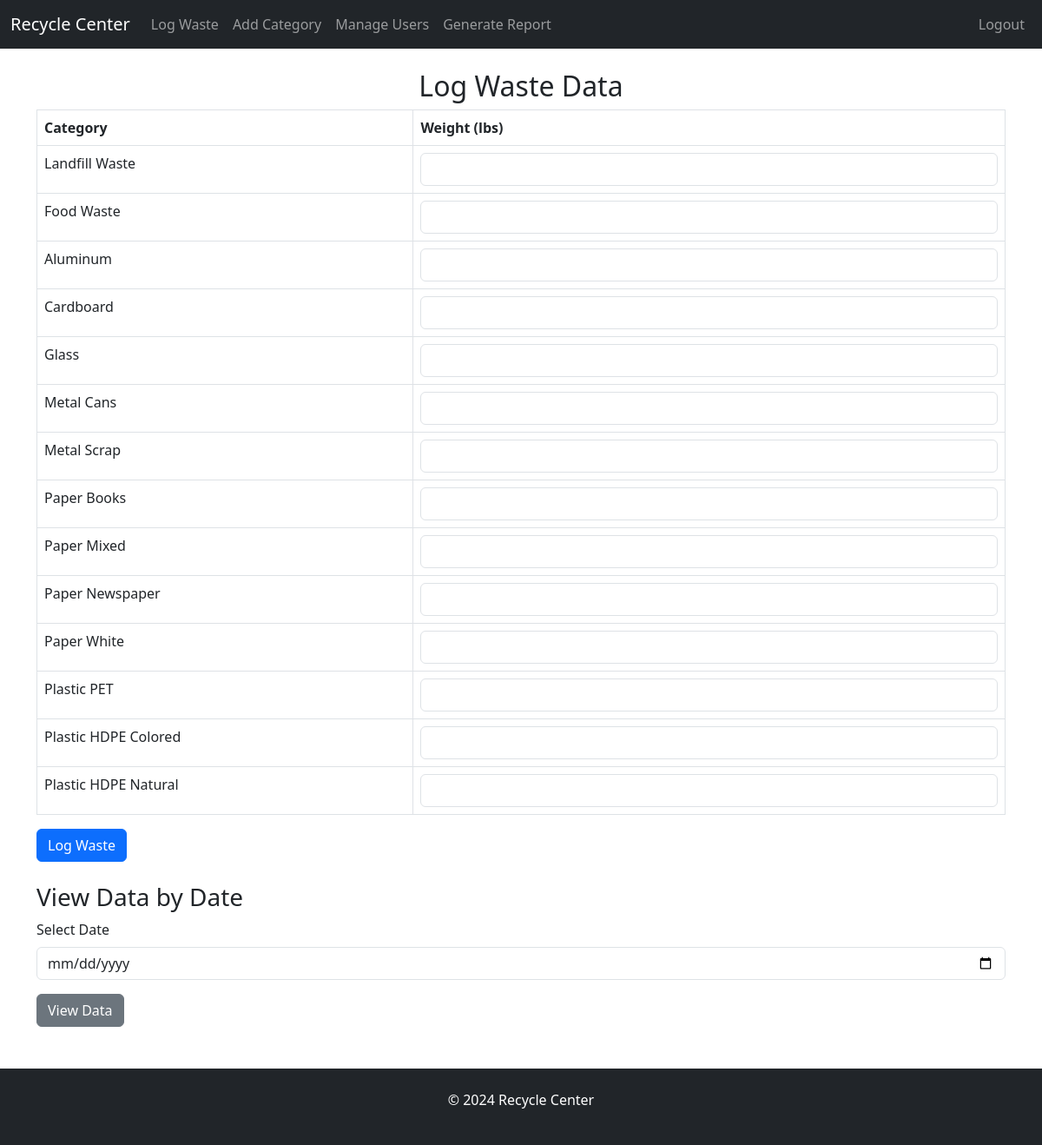
Page /log-waste (signed in) on the earlier database version.
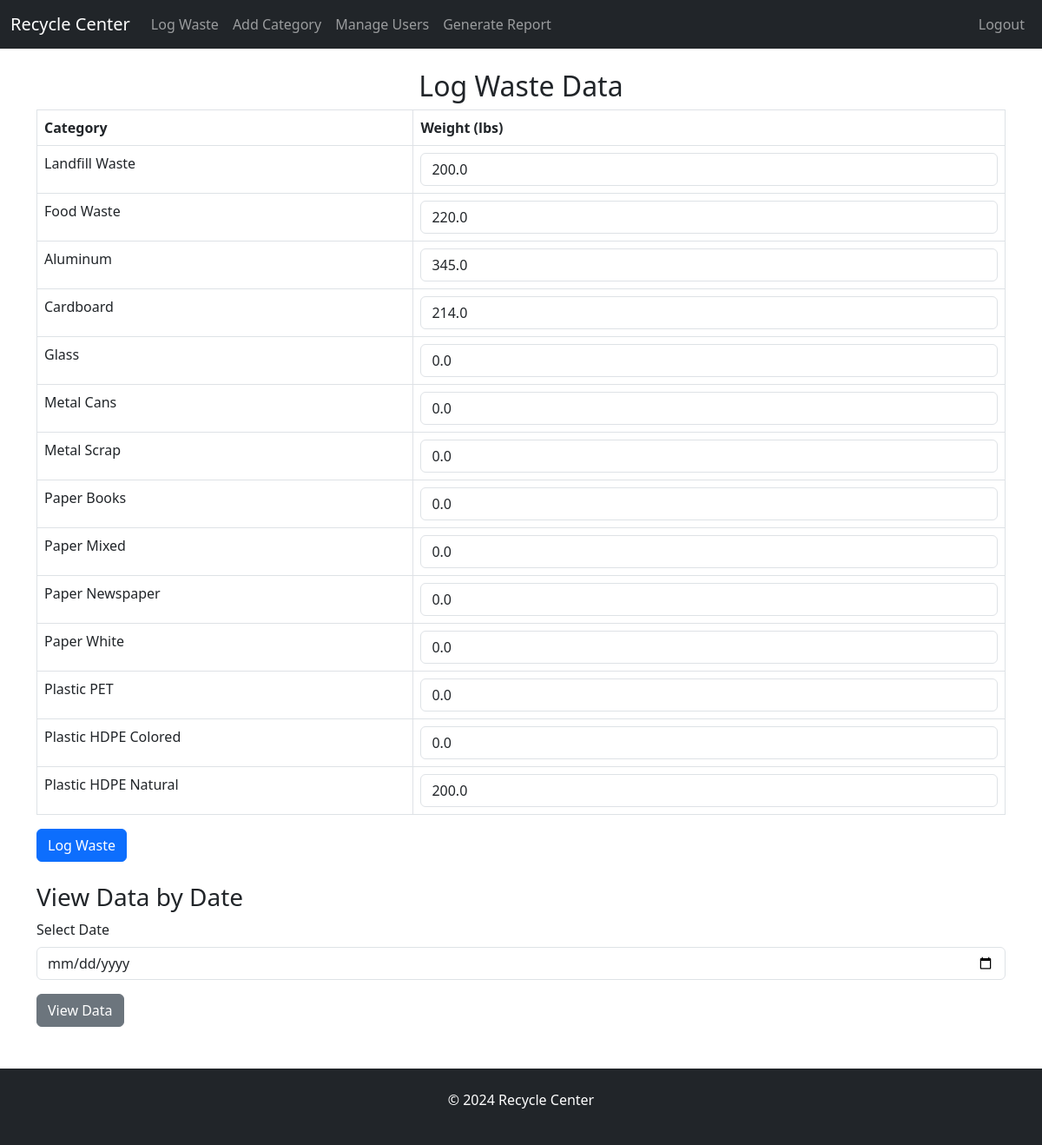
Same page on the later database version.
### database.py (models this page shows)
class WasteRecord(Base):
    __tablename__ = 'waste_records'
    id = Column(Integer, primary_key=True)
    date_collected = Column(Date, nullable=False)
    landfill_waste = Column(Float)
    food_waste = Column(Float)
    aluminum = Column(Float)
    cardboard = Column(Float)
    glass = Column(Float)
    metal_cans = Column(Float)
    metal_scrap = Column(Float)
    paper_books = Column(Float)
    paper_mixed = Column(Float)
    paper_newspaper = Column(Float)
    paper_white = Column(Float)
    plastic_pet = Column(Float)
    plastic_hdpe_colored = Column(Float)
    plastic_hdpe_natural = Column(Float)
    user_id = Column(Integer, ForeignKey('users.id'))
    user = relationship("User", back_populates="waste_records")

### app.py (the view, shortened to what this page needs)
@app.route('/log-waste', methods=['GET', 'POST'])
def log_waste():
    if 'user_id' not in flask_session:
        return redirect('/')
    today = datetime.datetime.now().date()
    existing_record = db_session.query(WasteRecord).filter_by(user_id=flask_session['user_id'], date_collected=today).first()
    return render_template('log_waste.html', record=existing_record)

### templates/log_waste.html (shortened to what this page needs)
{% extends "base.html" %}
{% block content %}
<h2 class="text-center">Log Waste Data</h2>
<form method="POST">
    <table class="table table-bordered">
        <thead>
            <tr>
                <th>Category</th>
                <th>Weight (lbs)</th>
            </tr>
        </thead>
        <tbody>
            <tr>
                <td>Landfill Waste</td>
                <td><input type="text" class="form-control" name="landfill_waste" value="{{ record.landfill_waste if record else '' }}"></td>
            </tr>
            <tr>
                <td>Food Waste</td>
                <td><input type="text" class="form-control" name="food_waste" value="{{ record.food_waste if record else '' }}"></td>
            </tr>
            <tr>
                <td>Aluminum</td>
                <td><input type="text" class="form-control" name="aluminum" value="{{ record.aluminum if record else '' }}"></td>
            </tr>
            <tr>
                <td>Cardboard</td>
                <td><input type="text" class="form-control" name="cardboard" value="{{ record.cardboard if record else '' }}"></td>
            </tr>
            <tr>
                <td>Glass</td>
                <td><input type="text" class="form-control" name="glass" value="{{ record.glass if record else '' }}"></td>
            </tr>
            <tr>
                <td>Metal Cans</td>
                <td><input type="text" class="form-control" name="metal_cans" value="{{ record.metal_cans if record else '' }}"></td>
            </tr>
            <tr>
                <td>Metal Scrap</td>
                <td><input type="text" class="form-control" name="metal_scrap" value="{{ record.metal_scrap if record else '' }}"></td>
            </tr>
            <tr>
                <td>Paper Books</td>
                <td><input type="text" class="form-control" name="paper_books" value="{{ record.paper_books if record else '' }}"></td>
            </tr>
            <tr>
                <td>Paper Mixed</td>
                <td><input type="text" class="form-control" name="paper_mixed" value="{{ record.paper_mixed if record else '' }}"></td>
            </tr>
            <tr>
                <td>Paper Newspaper</td>
                <td><input type="text" class="form-control" name="paper_newspaper" value="{{ record.paper_newspaper if record else '' }}"></td>
            </tr>
            <tr>
                <td>Paper White</td>
                <td><input type="text" class="form-control" name="paper_white" value="{{ record.paper_white if record else '' }}"></td>
            </tr>
            <tr>
                <td>Plastic PET</td>
                <td><input type="text" class="form-control" name="plastic_pet" value="{{ record.plastic_pet if record else '' }}"></td>
            </tr>
            <tr>
                <td>Plastic HDPE Colored</td>
                <td><input type="text" class="form-control" name="plastic_hdpe_colored" value="{{ record.plastic_hdpe_colored if record else '' }}"></td>
            </tr>
            <tr>
                <td>Plastic HDPE Natural</td>
                <td><input type="text" class="form-control" name="plastic_hdpe_natural" value="{{ record.plastic_hdpe_natural if record else '' }}"></td>
            </tr>
        </tbody>
    </table>
    <button type="submit" class="btn btn-primary">Log Waste</button>
</form>
<h3 class="mt-4">View Data by Date</h3>
<form method="GET" action="/view-data">
    <div class="mb-3">
        <label for="date_view" class="form-label">Select Date</label>
        <input type="date" class="form-control" id="date_view" name="date_view" required>
    </div>
    <button type="submit" class="btn btn-secondary">View Data</button>
</form>
{% endblock %}

### templates/base.html (shortened to what this page needs)
<!DOCTYPE html>
<html lang="en">
<head>
    <link href="https://cdn.jsdelivr.net/npm/bootstrap@5.3.0-alpha1/dist/css/bootstrap.min.css" rel="stylesheet">
</head>
<body>
    <nav class="navbar navbar-expand-lg navbar-dark bg-dark">
        <div class="container-fluid">
            <a class="navbar-brand" href="/log-waste">Recycle Center</a>
            <div class="collapse navbar-collapse" id="navbarNav">
                <ul class="navbar-nav me-auto">
                    <li class="nav-item">
                        <a class="nav-link" href="/log-waste">Log Waste</a>
                    </li>
                    {% if session['role'] == 'admin' %}
                    <li class="nav-item">
                        <a class="nav-link" href="/add-category">Add Category</a>
                    </li>
                    <li class="nav-item">
                        <a class="nav-link" href="/manage-users">Manage Users</a>
                    </li>
                    <li class="nav-item">
                        <a class="nav-link" href="/generate-report">Generate Report</a>
                    </li>
                    {% endif %}
                </ul>
                <ul class="navbar-nav">
                    <li class="nav-item">
                        <a class="nav-link" href="/logout">Logout</a>
                    </li>
                </ul>
            </div>
        </div>
    </nav>
    <div class="container mt-4">
        {% block content %}
        {% endblock %}
    </div>
    <footer class="bg-dark text-center text-white mt-5">
        <div class="container p-4">
            <p>© 2024 Recycle Center</p>
        </div>
    </footer>
</body>
</html

Differences in the rows shown:
added WasteRecord: landfill_waste "200.0", food_waste "220.0", aluminum "345.0", cardboard "214.0", glass "0.0", metal_cans "0.0", metal_scrap "0.0", paper_books "0.0", paper_mixed "0.0", paper_newspaper "0.0", paper_white "0.0", plastic_pet "0.0", plastic_hdpe_colored "0.0", plastic_hdpe_natural "200.0"
